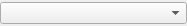
<?xml version="1.0" encoding="UTF-8"?>
<ui version="4.0">
 <class>SingletonTypeSelector</class>
 <widget class="QWidget" name="SingletonTypeSelector">
  <property name="geometry">
   <rect>
    <x>0</x>
    <y>0</y>
    <width>187</width>
    <height>26</height>
   </rect>
  </property>
  <property name="windowTitle">
   <string>Form</string>
  </property>
  <layout class="QVBoxLayout" name="verticalLayout">
   <property name="leftMargin">
    <number>0</number>
   </property>
   <property name="topMargin">
    <number>0</number>
   </property>
   <property name="rightMargin">
    <number>0</number>
   </property>
   <property name="bottomMargin">
    <number>0</number>
   </property>
   <item>
    <widget class="QComboBox" name="comboBox"/>
   </item>
  </layout>
 </widget>
 <resources/>
 <connections/>
</ui>
